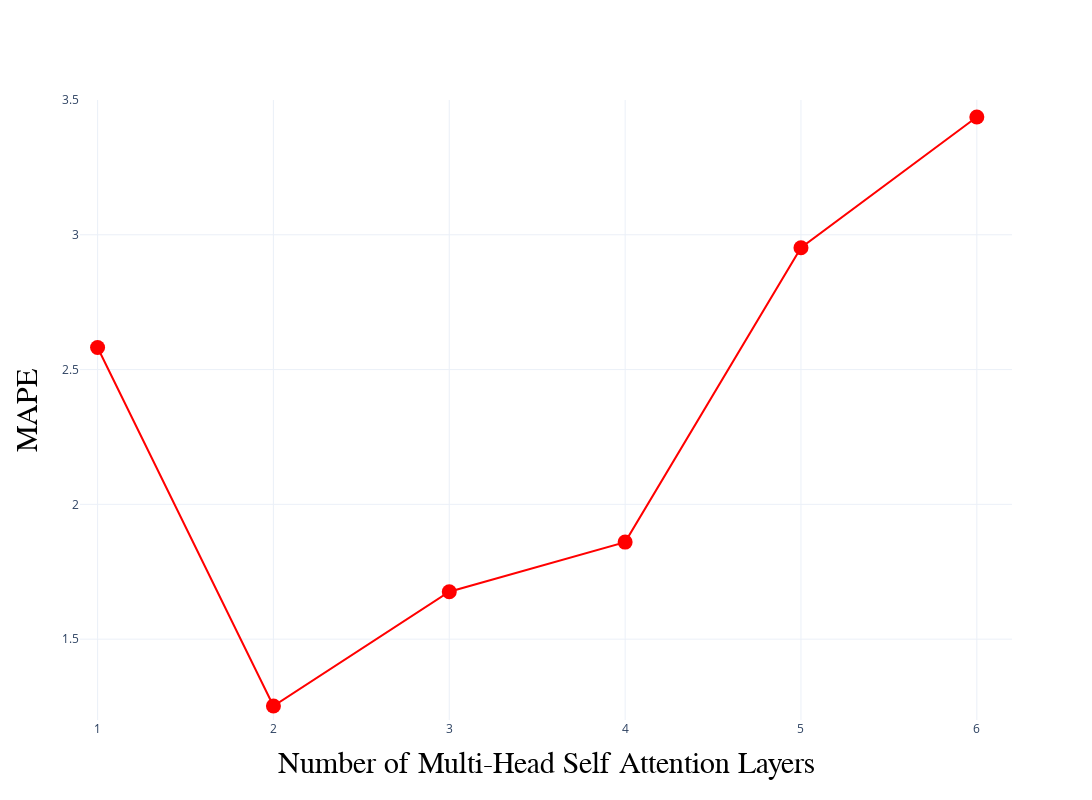

Notebook code for this chart:
### Code cell
import plotly.express as px
import plotly.graph_objects as go

fig = go.Figure()
fig.update_layout(template='plotly_white')

fig.add_trace(go.Scatter(x=list(range(1,7)), y=MAPEs_b0005, name="MAPE", mode='lines+markers'))


fig.update_layout(width=1100,height=800)
fig.update_xaxes(range=[0.9, 6.2])
fig.update_yaxes(range=[1.2, 3.5])

fig.update_xaxes(title_text='Cycle')
fig.update_yaxes(title_text='Capacity')

fig.update_traces(marker_color= 'red', marker_size=15,)
fig.update_xaxes(title_text='Number of Multi-Head Self Attention Layers')
fig.update_yaxes(title_text='MAPE')
fig.update_xaxes(title_font_size =30,
                title_font_color='black',
                title_font_family='Courier')
fig.update_yaxes(title_font_size =30,
                title_font_color='black',
                title_font_family='Courier')

fig.show()

### Figure 1 — Plotly figure (JSON) as saved in the notebook; plotly's stock layout.template omitted (floating-point values rounded to 4 significant figures)
{"data": [{"marker": {"color": "red", "size": 15}, "mode": "lines+markers", "name": "MAPE", "type": "scatter", "x": [1, 2, 3, 4, 5, 6], "y": [2.582, 1.252, 1.676, 1.86, 2.952, 3.437]}], "layout": {"height": 800, "width": 1100, "xaxis": {"range": [0.9, 6.2], "title": {"font": {"color": "black", "family": "Courier", "size": 30}, "text": "Number of Multi-Head Self Attention Layers"}}, "yaxis": {"range": [1.2, 3.5], "title": {"font": {"color": "black", "family": "Courier", "size": 30}, "text": "MAPE"}}}}
